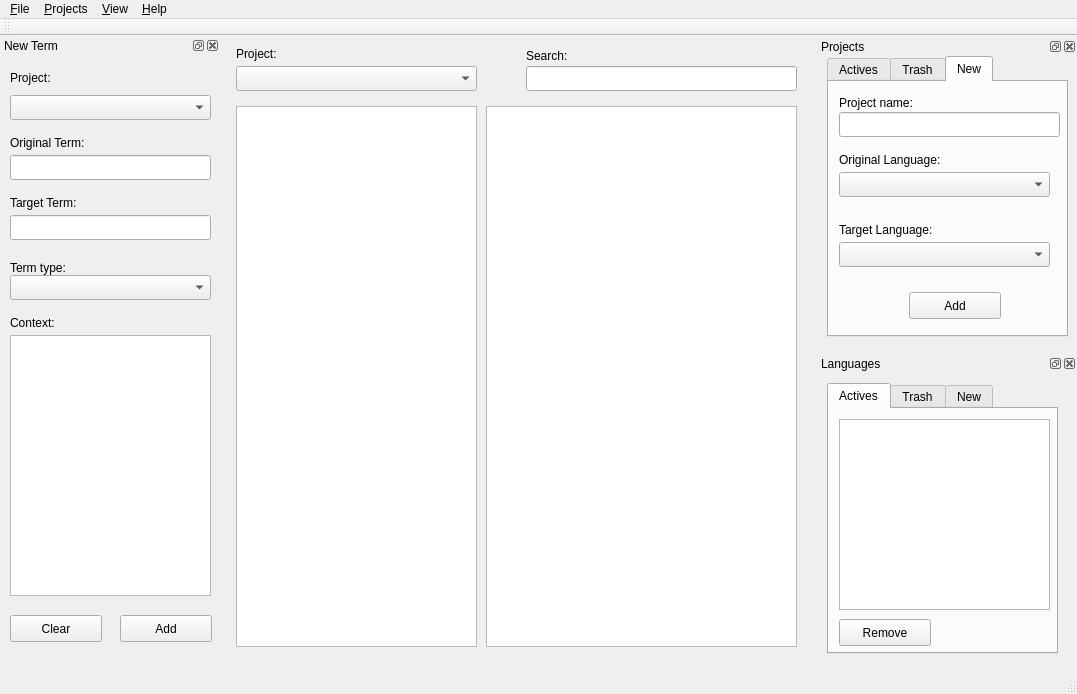
<?xml version="1.0" encoding="UTF-8"?>
<ui version="4.0">
 <class>MainWindow</class>
 <widget class="QMainWindow" name="MainWindow">
  <property name="geometry">
   <rect>
    <x>0</x>
    <y>0</y>
    <width>1077</width>
    <height>689</height>
   </rect>
  </property>
  <property name="sizePolicy">
   <sizepolicy hsizetype="Maximum" vsizetype="Maximum">
    <horstretch>0</horstretch>
    <verstretch>0</verstretch>
   </sizepolicy>
  </property>
  <property name="windowTitle">
   <string>Qlossary</string>
  </property>
  <widget class="QWidget" name="centralWidget">
   <widget class="QLabel" name="label_11">
    <property name="geometry">
     <rect>
      <x>300</x>
      <y>10</y>
      <width>161</width>
      <height>20</height>
     </rect>
    </property>
    <property name="text">
     <string>Search: </string>
    </property>
   </widget>
   <widget class="QLineEdit" name="ln_search">
    <property name="geometry">
     <rect>
      <x>300</x>
      <y>30</y>
      <width>271</width>
      <height>25</height>
     </rect>
    </property>
   </widget>
   <widget class="QLabel" name="label_12">
    <property name="geometry">
     <rect>
      <x>10</x>
      <y>10</y>
      <width>131</width>
      <height>16</height>
     </rect>
    </property>
    <property name="text">
     <string>Project:</string>
    </property>
   </widget>
   <widget class="QComboBox" name="cmb_mainfrm_projectslst">
    <property name="geometry">
     <rect>
      <x>10</x>
      <y>30</y>
      <width>241</width>
      <height>25</height>
     </rect>
    </property>
   </widget>
   <widget class="QTextEdit" name="txtdt_term_desc">
    <property name="geometry">
     <rect>
      <x>260</x>
      <y>70</y>
      <width>311</width>
      <height>541</height>
     </rect>
    </property>
    <property name="documentTitle">
     <string/>
    </property>
    <property name="undoRedoEnabled">
     <bool>false</bool>
    </property>
    <property name="textInteractionFlags">
     <set>Qt::LinksAccessibleByKeyboard|Qt::LinksAccessibleByMouse|Qt::TextBrowserInteraction|Qt::TextSelectableByKeyboard|Qt::TextSelectableByMouse</set>
    </property>
   </widget>
   <widget class="QListWidget" name="lst_terms">
    <property name="geometry">
     <rect>
      <x>10</x>
      <y>70</y>
      <width>241</width>
      <height>541</height>
     </rect>
    </property>
   </widget>
  </widget>
  <widget class="QMenuBar" name="menuBar">
   <property name="geometry">
    <rect>
     <x>0</x>
     <y>0</y>
     <width>1077</width>
     <height>23</height>
    </rect>
   </property>
   <widget class="QMenu" name="menuFile">
    <property name="title">
     <string>&amp;File</string>
    </property>
    <addaction name="separator"/>
    <addaction name="mnFile_Quit"/>
   </widget>
   <widget class="QMenu" name="menu_Help">
    <property name="title">
     <string>&amp;Help</string>
    </property>
    <addaction name="mn_Help_About_Qlossary"/>
   </widget>
   <widget class="QMenu" name="menu_Project">
    <property name="title">
     <string>&amp;Projects</string>
    </property>
    <widget class="QMenu" name="menuNew_Language">
     <property name="title">
      <string>&amp;Languages</string>
     </property>
     <addaction name="mnProject_ViewLanguages"/>
     <addaction name="mnProject_NewLanguage"/>
    </widget>
    <widget class="QMenu" name="menuProjects">
     <property name="title">
      <string>Projects</string>
     </property>
     <addaction name="mnProject_New"/>
     <addaction name="mnProject_ViewProjects"/>
    </widget>
    <addaction name="menuNew_Language"/>
    <addaction name="menuProjects"/>
   </widget>
   <widget class="QMenu" name="menu_View">
    <property name="title">
     <string>&amp;View</string>
    </property>
    <addaction name="mnView_Languages"/>
    <addaction name="mnView_Projects"/>
    <addaction name="mnView_NewTerm"/>
   </widget>
   <addaction name="menuFile"/>
   <addaction name="menu_Project"/>
   <addaction name="menu_View"/>
   <addaction name="menu_Help"/>
  </widget>
  <widget class="QToolBar" name="mainToolBar">
   <attribute name="toolBarArea">
    <enum>TopToolBarArea</enum>
   </attribute>
   <attribute name="toolBarBreak">
    <bool>false</bool>
   </attribute>
  </widget>
  <widget class="QStatusBar" name="statusBar"/>
  <widget class="QDockWidget" name="dck_projects">
   <property name="sizePolicy">
    <sizepolicy hsizetype="Fixed" vsizetype="Fixed">
     <horstretch>0</horstretch>
     <verstretch>0</verstretch>
    </sizepolicy>
   </property>
   <property name="minimumSize">
    <size>
     <width>260</width>
     <height>315</height>
    </size>
   </property>
   <property name="maximumSize">
    <size>
     <width>260</width>
     <height>315</height>
    </size>
   </property>
   <property name="features">
    <set>QDockWidget::AllDockWidgetFeatures</set>
   </property>
   <property name="allowedAreas">
    <set>Qt::RightDockWidgetArea</set>
   </property>
   <property name="windowTitle">
    <string>Projects</string>
   </property>
   <attribute name="dockWidgetArea">
    <number>2</number>
   </attribute>
   <widget class="QWidget" name="dockWidgetContents_6">
    <widget class="QTabWidget" name="tab_projects">
     <property name="geometry">
      <rect>
       <x>10</x>
       <y>0</y>
       <width>241</width>
       <height>281</height>
      </rect>
     </property>
     <property name="currentIndex">
      <number>2</number>
     </property>
     <widget class="QWidget" name="tab_proj_Actives">
      <attribute name="title">
       <string>Actives</string>
      </attribute>
      <widget class="QPushButton" name="btn_projRemove">
       <property name="geometry">
        <rect>
         <x>10</x>
         <y>220</y>
         <width>91</width>
         <height>27</height>
        </rect>
       </property>
       <property name="text">
        <string>Remove</string>
       </property>
      </widget>
      <widget class="QPushButton" name="btn_projSelect">
       <property name="geometry">
        <rect>
         <x>140</x>
         <y>220</y>
         <width>92</width>
         <height>27</height>
        </rect>
       </property>
       <property name="text">
        <string>Select</string>
       </property>
      </widget>
      <widget class="QListWidget" name="lst_projActives">
       <property name="geometry">
        <rect>
         <x>10</x>
         <y>10</y>
         <width>221</width>
         <height>201</height>
        </rect>
       </property>
      </widget>
     </widget>
     <widget class="QWidget" name="tab_projTrash">
      <attribute name="title">
       <string>Trash</string>
      </attribute>
      <widget class="QListWidget" name="lst_projTrash">
       <property name="geometry">
        <rect>
         <x>10</x>
         <y>10</y>
         <width>221</width>
         <height>191</height>
        </rect>
       </property>
      </widget>
      <widget class="QPushButton" name="btn_projRemove_trash">
       <property name="geometry">
        <rect>
         <x>10</x>
         <y>210</y>
         <width>92</width>
         <height>27</height>
        </rect>
       </property>
       <property name="text">
        <string>Remove</string>
       </property>
      </widget>
      <widget class="QPushButton" name="btn_projActivate_trash">
       <property name="geometry">
        <rect>
         <x>130</x>
         <y>210</y>
         <width>92</width>
         <height>27</height>
        </rect>
       </property>
       <property name="text">
        <string>Activate</string>
       </property>
      </widget>
     </widget>
     <widget class="QWidget" name="tab_projNew">
      <attribute name="title">
       <string>New</string>
      </attribute>
      <widget class="QPushButton" name="btn_projAdd">
       <property name="geometry">
        <rect>
         <x>80</x>
         <y>210</y>
         <width>92</width>
         <height>27</height>
        </rect>
       </property>
       <property name="text">
        <string>Add</string>
       </property>
       <property name="autoDefault">
        <bool>true</bool>
       </property>
      </widget>
      <widget class="QLabel" name="label_2">
       <property name="geometry">
        <rect>
         <x>10</x>
         <y>10</y>
         <width>101</width>
         <height>21</height>
        </rect>
       </property>
       <property name="text">
        <string>Project name:</string>
       </property>
      </widget>
      <widget class="QLineEdit" name="ln_projName">
       <property name="geometry">
        <rect>
         <x>10</x>
         <y>30</y>
         <width>221</width>
         <height>25</height>
        </rect>
       </property>
      </widget>
      <widget class="QLabel" name="label_3">
       <property name="geometry">
        <rect>
         <x>10</x>
         <y>70</y>
         <width>131</width>
         <height>16</height>
        </rect>
       </property>
       <property name="text">
        <string>Original Language:</string>
       </property>
      </widget>
      <widget class="QComboBox" name="cmb_projOrigLang">
       <property name="geometry">
        <rect>
         <x>10</x>
         <y>90</y>
         <width>211</width>
         <height>25</height>
        </rect>
       </property>
      </widget>
      <widget class="QComboBox" name="cmb_projTargLang">
       <property name="geometry">
        <rect>
         <x>10</x>
         <y>160</y>
         <width>211</width>
         <height>25</height>
        </rect>
       </property>
      </widget>
      <widget class="QLabel" name="label_4">
       <property name="geometry">
        <rect>
         <x>10</x>
         <y>140</y>
         <width>131</width>
         <height>16</height>
        </rect>
       </property>
       <property name="text">
        <string>Target Language: </string>
       </property>
      </widget>
     </widget>
    </widget>
   </widget>
  </widget>
  <widget class="QDockWidget" name="dck_languages">
   <property name="sizePolicy">
    <sizepolicy hsizetype="Fixed" vsizetype="Fixed">
     <horstretch>0</horstretch>
     <verstretch>0</verstretch>
    </sizepolicy>
   </property>
   <property name="minimumSize">
    <size>
     <width>260</width>
     <height>315</height>
    </size>
   </property>
   <property name="maximumSize">
    <size>
     <width>260</width>
     <height>315</height>
    </size>
   </property>
   <property name="styleSheet">
    <string notr="true"/>
   </property>
   <property name="allowedAreas">
    <set>Qt::RightDockWidgetArea</set>
   </property>
   <property name="windowTitle">
    <string>Languages</string>
   </property>
   <attribute name="dockWidgetArea">
    <number>2</number>
   </attribute>
   <widget class="QWidget" name="dockWidgetContents_7">
    <widget class="QTabWidget" name="tab_languages">
     <property name="geometry">
      <rect>
       <x>10</x>
       <y>10</y>
       <width>231</width>
       <height>271</height>
      </rect>
     </property>
     <property name="currentIndex">
      <number>0</number>
     </property>
     <property name="usesScrollButtons">
      <bool>true</bool>
     </property>
     <property name="documentMode">
      <bool>false</bool>
     </property>
     <widget class="QWidget" name="tab_langsActives">
      <attribute name="title">
       <string>Actives</string>
      </attribute>
      <widget class="QListWidget" name="lst_langActives">
       <property name="geometry">
        <rect>
         <x>10</x>
         <y>10</y>
         <width>211</width>
         <height>191</height>
        </rect>
       </property>
      </widget>
      <widget class="QPushButton" name="btn_langRemove_actvs">
       <property name="geometry">
        <rect>
         <x>10</x>
         <y>210</y>
         <width>92</width>
         <height>27</height>
        </rect>
       </property>
       <property name="text">
        <string>Remove</string>
       </property>
      </widget>
     </widget>
     <widget class="QWidget" name="tab_langsTrash">
      <attribute name="title">
       <string>Trash</string>
      </attribute>
      <widget class="QListWidget" name="lst_langTrash">
       <property name="geometry">
        <rect>
         <x>10</x>
         <y>10</y>
         <width>201</width>
         <height>192</height>
        </rect>
       </property>
      </widget>
      <widget class="QPushButton" name="btn_langRemove_trash">
       <property name="geometry">
        <rect>
         <x>10</x>
         <y>210</y>
         <width>92</width>
         <height>27</height>
        </rect>
       </property>
       <property name="text">
        <string>Remove</string>
       </property>
      </widget>
      <widget class="QPushButton" name="btn_langActivate_trash">
       <property name="geometry">
        <rect>
         <x>120</x>
         <y>210</y>
         <width>92</width>
         <height>27</height>
        </rect>
       </property>
       <property name="text">
        <string>Activate</string>
       </property>
      </widget>
     </widget>
     <widget class="QWidget" name="tab_langsNew">
      <attribute name="title">
       <string>New</string>
      </attribute>
      <widget class="QLabel" name="label_5">
       <property name="geometry">
        <rect>
         <x>10</x>
         <y>10</y>
         <width>91</width>
         <height>16</height>
        </rect>
       </property>
       <property name="text">
        <string>Language: </string>
       </property>
      </widget>
      <widget class="QLabel" name="label_6">
       <property name="geometry">
        <rect>
         <x>10</x>
         <y>80</y>
         <width>61</width>
         <height>15</height>
        </rect>
       </property>
       <property name="text">
        <string>Isocode: </string>
       </property>
      </widget>
      <widget class="QLineEdit" name="ln_langName">
       <property name="geometry">
        <rect>
         <x>10</x>
         <y>30</y>
         <width>201</width>
         <height>25</height>
        </rect>
       </property>
      </widget>
      <widget class="QLineEdit" name="ln_langIsocode">
       <property name="geometry">
        <rect>
         <x>10</x>
         <y>100</y>
         <width>201</width>
         <height>25</height>
        </rect>
       </property>
      </widget>
      <widget class="QPushButton" name="btn_langAdd">
       <property name="geometry">
        <rect>
         <x>70</x>
         <y>180</y>
         <width>92</width>
         <height>27</height>
        </rect>
       </property>
       <property name="text">
        <string>Add</string>
       </property>
      </widget>
     </widget>
    </widget>
   </widget>
  </widget>
  <widget class="QDockWidget" name="dck_newterm">
   <property name="minimumSize">
    <size>
     <width>220</width>
     <height>630</height>
    </size>
   </property>
   <property name="maximumSize">
    <size>
     <width>220</width>
     <height>630</height>
    </size>
   </property>
   <property name="allowedAreas">
    <set>Qt::LeftDockWidgetArea</set>
   </property>
   <property name="windowTitle">
    <string>New Term</string>
   </property>
   <attribute name="dockWidgetArea">
    <number>1</number>
   </attribute>
   <widget class="QWidget" name="dockWidgetContents">
    <widget class="QLabel" name="label_9">
     <property name="geometry">
      <rect>
       <x>10</x>
       <y>80</y>
       <width>161</width>
       <height>16</height>
      </rect>
     </property>
     <property name="text">
      <string>Original Term: </string>
     </property>
    </widget>
    <widget class="QLineEdit" name="ln_new_origterm">
     <property name="geometry">
      <rect>
       <x>10</x>
       <y>100</y>
       <width>201</width>
       <height>25</height>
      </rect>
     </property>
     <property name="toolTip">
      <string>Original term</string>
     </property>
    </widget>
    <widget class="QLabel" name="label_10">
     <property name="geometry">
      <rect>
       <x>10</x>
       <y>140</y>
       <width>191</width>
       <height>16</height>
      </rect>
     </property>
     <property name="text">
      <string>Target Term:</string>
     </property>
    </widget>
    <widget class="QLineEdit" name="ln_new_targterm">
     <property name="geometry">
      <rect>
       <x>10</x>
       <y>160</y>
       <width>201</width>
       <height>25</height>
      </rect>
     </property>
     <property name="toolTip">
      <string>Target term</string>
     </property>
    </widget>
    <widget class="QLabel" name="label_8">
     <property name="geometry">
      <rect>
       <x>10</x>
       <y>200</y>
       <width>112</width>
       <height>25</height>
      </rect>
     </property>
     <property name="text">
      <string>Term type: </string>
     </property>
    </widget>
    <widget class="QComboBox" name="cmb_new_termType">
     <property name="geometry">
      <rect>
       <x>10</x>
       <y>220</y>
       <width>201</width>
       <height>25</height>
      </rect>
     </property>
    </widget>
    <widget class="QLabel" name="label">
     <property name="geometry">
      <rect>
       <x>10</x>
       <y>10</y>
       <width>112</width>
       <height>25</height>
      </rect>
     </property>
     <property name="text">
      <string>Project: </string>
     </property>
    </widget>
    <widget class="QComboBox" name="cmb_newtermprojects">
     <property name="geometry">
      <rect>
       <x>10</x>
       <y>40</y>
       <width>201</width>
       <height>25</height>
      </rect>
     </property>
    </widget>
    <widget class="QLabel" name="label_7">
     <property name="geometry">
      <rect>
       <x>10</x>
       <y>260</y>
       <width>201</width>
       <height>16</height>
      </rect>
     </property>
     <property name="text">
      <string>Context: </string>
     </property>
    </widget>
    <widget class="QTextEdit" name="txt_new_termContext">
     <property name="geometry">
      <rect>
       <x>10</x>
       <y>280</y>
       <width>201</width>
       <height>261</height>
      </rect>
     </property>
    </widget>
    <widget class="QPushButton" name="btn_clearTerm">
     <property name="geometry">
      <rect>
       <x>10</x>
       <y>560</y>
       <width>92</width>
       <height>27</height>
      </rect>
     </property>
     <property name="text">
      <string>Clear</string>
     </property>
    </widget>
    <widget class="QPushButton" name="btn_addTerm">
     <property name="geometry">
      <rect>
       <x>120</x>
       <y>560</y>
       <width>92</width>
       <height>27</height>
      </rect>
     </property>
     <property name="text">
      <string>Add</string>
     </property>
    </widget>
   </widget>
  </widget>
  <action name="mnFile_Quit">
   <property name="text">
    <string>&amp;Quit</string>
   </property>
   <property name="shortcut">
    <string>Ctrl+Q</string>
   </property>
   <property name="shortcutContext">
    <enum>Qt::ApplicationShortcut</enum>
   </property>
  </action>
  <action name="mn_Help_About_Qlossary">
   <property name="text">
    <string>&amp;About Qlossary</string>
   </property>
  </action>
  <action name="mnProject_New">
   <property name="text">
    <string>&amp;New Project</string>
   </property>
   <property name="shortcut">
    <string>Ctrl+N</string>
   </property>
  </action>
  <action name="mnProject_ViewLanguages">
   <property name="text">
    <string>&amp;View Languages</string>
   </property>
  </action>
  <action name="mnProject_NewLanguage">
   <property name="text">
    <string>&amp;New Language</string>
   </property>
  </action>
  <action name="mnProject_ViewProjects">
   <property name="text">
    <string>&amp;View Projects</string>
   </property>
  </action>
  <action name="mnView_Languages">
   <property name="text">
    <string>&amp;Languages</string>
   </property>
  </action>
  <action name="mnView_Projects">
   <property name="text">
    <string>&amp;Projects</string>
   </property>
  </action>
  <action name="mnView_NewTerm">
   <property name="text">
    <string>&amp;New Term</string>
   </property>
  </action>
 </widget>
 <layoutdefault spacing="6" margin="11"/>
 <tabstops>
  <tabstop>tab_languages</tabstop>
  <tabstop>ln_langName</tabstop>
  <tabstop>ln_langIsocode</tabstop>
  <tabstop>btn_langAdd</tabstop>
  <tabstop>lst_langActives</tabstop>
  <tabstop>btn_langRemove_actvs</tabstop>
  <tabstop>lst_langTrash</tabstop>
  <tabstop>btn_langActivate_trash</tabstop>
  <tabstop>btn_langRemove_trash</tabstop>
  <tabstop>tab_projects</tabstop>
  <tabstop>ln_projName</tabstop>
  <tabstop>cmb_projOrigLang</tabstop>
  <tabstop>cmb_projTargLang</tabstop>
  <tabstop>btn_projAdd</tabstop>
  <tabstop>lst_projActives</tabstop>
  <tabstop>btn_projSelect</tabstop>
  <tabstop>btn_projRemove</tabstop>
  <tabstop>lst_projTrash</tabstop>
  <tabstop>btn_projActivate_trash</tabstop>
  <tabstop>btn_projRemove_trash</tabstop>
 </tabstops>
 <resources/>
 <connections>
  <connection>
   <sender>mnFile_Quit</sender>
   <signal>triggered()</signal>
   <receiver>MainWindow</receiver>
   <slot>close()</slot>
   <hints>
    <hint type="sourcelabel">
     <x>-1</x>
     <y>-1</y>
    </hint>
    <hint type="destinationlabel">
     <x>199</x>
     <y>149</y>
    </hint>
   </hints>
  </connection>
 </connections>
</ui>
